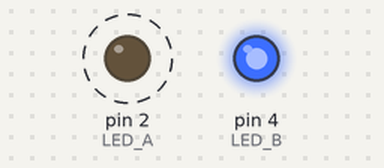
A sketch run on a simulated Arduino Uno, built with avr-gcc and run on an emulated ATmega328P. Shown: output pins drawn as LEDs (lit = HIGH). Dashed ring = blinking.

Above: at 0.19 s.
At 2.3 s:
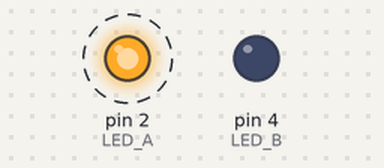
Timing chart, 0 to 3.5 s (numbered marks = the images above):
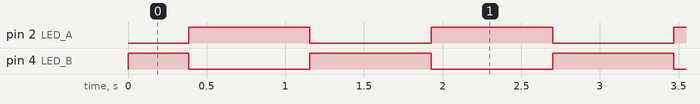

Measured:
- by itself, pin 2 (LED_A): alternates HIGH for 0.77 s and LOW for 0.77 s
- by itself, pin 4 (LED_B): repeats every 1.5 s: LOW 0.77 s, HIGH 0.77 s

The sketch:

ex06_dual_pwm_siren.ino
```cpp
#define LED_A 2
#define LED_B 4

int step = 2;
int delayMs = 6;

void setup() {
  pinMode(LED_A, OUTPUT);
  pinMode(LED_B, OUTPUT);
}

void loop() {
  for (int b = 0; b <= 255; b += step) {
    analogWrite(LED_A, b);
    analogWrite(LED_B, 255 - b);
    delay(delayMs);
  }
  for (int b = 255; b >= 0; b -= step) {
    analogWrite(LED_A, b);
    analogWrite(LED_B, 255 - b);
    delay(delayMs);
  }
}
```
